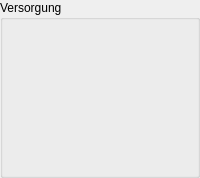
        <widget class="QGroupBox" name="groupBoxAlwaysTrueStates">
         <property name="font">
          <font>
           <family>MS Shell Dlg 2</family>
           <weight>50</weight>
           <bold>false</bold>
          </font>
         </property>
         <property name="title">
          <string>Versorgung</string>
         </property>
         <layout class="QGridLayout" name="gridLayout_22">
          <item row="0" column="0">
           <widget class="QWidget" name="widgetAlwaysTrueStates" native="true">
            <property name="sizePolicy">
             <sizepolicy hsizetype="Fixed" vsizetype="Fixed">
              <horstretch>0</horstretch>
              <verstretch>0</verstretch>
             </sizepolicy>
            </property>
            <property name="minimumSize">
             <size>
              <width>150</width>
              <height>133</height>
             </size>
            </property>
            <property name="styleSheet">
             <string notr="true">#widgetAlwaysTrueStates{border-image:url(:/ui/images/always_true_states.png) 0 0 0 0 strech strech}</string>
            </property>
            <widget class="LEDIndicator" name="led24V">
             <property name="geometry">
              <rect>
               <x>4</x>
               <y>5</y>
               <width>16</width>
               <height>16</height>
              </rect>
             </property>
             <property name="text">
              <string/>
             </property>
            </widget>
            <widget class="LEDIndicator" name="ledWater">
             <property name="geometry">
              <rect>
               <x>4</x>
               <y>28</y>
               <width>16</width>
               <height>16</height>
              </rect>
             </property>
             <property name="text">
              <string/>
             </property>
            </widget>
            <widget class="LEDIndicator" name="ledProtectiveMotorSwitch">
             <property name="geometry">
              <rect>
               <x>4</x>
               <y>52</y>
               <width>16</width>
               <height>16</height>
              </rect>
             </property>
             <property name="text">
              <string/>
             </property>
            </widget>
            <widget class="LEDIndicator" name="ledTurboPumpPower">
             <property name="geometry">
              <rect>
               <x>5</x>
               <y>93</y>
               <width>16</width>
               <height>16</height>
              </rect>
             </property>
             <property name="text">
              <string/>
             </property>
            </widget>
           </widget>
          </item>
         </layout>
        </widget>
